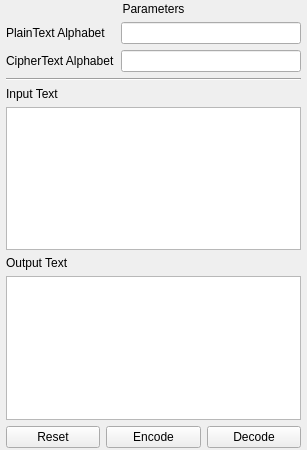
<?xml version="1.0" encoding="UTF-8"?>
<ui version="4.0">
 <class>ModulePage</class>
 <widget class="QWidget" name="ModulePage">
  <property name="geometry">
   <rect>
    <x>0</x>
    <y>0</y>
    <width>307</width>
    <height>450</height>
   </rect>
  </property>
  <property name="windowTitle">
   <string>Form</string>
  </property>
  <layout class="QVBoxLayout" name="verticalLayout">
   <property name="spacing">
    <number>6</number>
   </property>
   <property name="leftMargin">
    <number>6</number>
   </property>
   <property name="topMargin">
    <number>2</number>
   </property>
   <property name="rightMargin">
    <number>6</number>
   </property>
   <property name="bottomMargin">
    <number>2</number>
   </property>
   <item>
    <widget class="QLabel" name="label_3">
     <property name="sizePolicy">
      <sizepolicy hsizetype="Preferred" vsizetype="Preferred">
       <horstretch>0</horstretch>
       <verstretch>0</verstretch>
      </sizepolicy>
     </property>
     <property name="minimumSize">
      <size>
       <width>0</width>
       <height>0</height>
      </size>
     </property>
     <property name="maximumSize">
      <size>
       <width>16777215</width>
       <height>16777215</height>
      </size>
     </property>
     <property name="font">
      <font>
       <weight>50</weight>
       <bold>false</bold>
       <kerning>true</kerning>
      </font>
     </property>
     <property name="text">
      <string>Parameters</string>
     </property>
     <property name="alignment">
      <set>Qt::AlignCenter</set>
     </property>
    </widget>
   </item>
   <item>
    <layout class="QGridLayout" name="gridLayout">
     <item row="0" column="1">
      <widget class="QLineEdit" name="input_plaintext_alphabet"/>
     </item>
     <item row="0" column="0">
      <widget class="QLabel" name="label">
       <property name="font">
        <font>
         <weight>50</weight>
         <bold>false</bold>
        </font>
       </property>
       <property name="text">
        <string>PlainText Alphabet</string>
       </property>
      </widget>
     </item>
     <item row="1" column="0">
      <widget class="QLabel" name="label_2">
       <property name="font">
        <font>
         <weight>50</weight>
         <bold>false</bold>
        </font>
       </property>
       <property name="text">
        <string>CipherText Alphabet</string>
       </property>
      </widget>
     </item>
     <item row="1" column="1">
      <widget class="QLineEdit" name="input_ciphertext_alphabet"/>
     </item>
    </layout>
   </item>
   <item>
    <widget class="Line" name="line_2">
     <property name="orientation">
      <enum>Qt::Horizontal</enum>
     </property>
    </widget>
   </item>
   <item>
    <widget class="QLabel" name="label_4">
     <property name="font">
      <font>
       <weight>50</weight>
       <bold>false</bold>
      </font>
     </property>
     <property name="text">
      <string>Input Text</string>
     </property>
    </widget>
   </item>
   <item>
    <widget class="QPlainTextEdit" name="input_plaintext">
     <property name="maximumSize">
      <size>
       <width>16777215</width>
       <height>16777215</height>
      </size>
     </property>
    </widget>
   </item>
   <item>
    <widget class="QLabel" name="label_5">
     <property name="font">
      <font>
       <weight>50</weight>
       <bold>false</bold>
      </font>
     </property>
     <property name="text">
      <string>Output Text</string>
     </property>
    </widget>
   </item>
   <item>
    <widget class="QTextBrowser" name="output_ciphertext">
     <property name="maximumSize">
      <size>
       <width>16777215</width>
       <height>16777215</height>
      </size>
     </property>
    </widget>
   </item>
   <item>
    <layout class="QGridLayout" name="gridLayout_2">
     <item row="0" column="0">
      <widget class="QPushButton" name="resetButton">
       <property name="text">
        <string>Reset</string>
       </property>
      </widget>
     </item>
     <item row="0" column="1">
      <widget class="QPushButton" name="encodeButton">
       <property name="text">
        <string>Encode</string>
       </property>
      </widget>
     </item>
     <item row="0" column="2">
      <widget class="QPushButton" name="decodeButton">
       <property name="text">
        <string>Decode</string>
       </property>
      </widget>
     </item>
    </layout>
   </item>
  </layout>
 </widget>
 <resources/>
 <connections/>
</ui>
